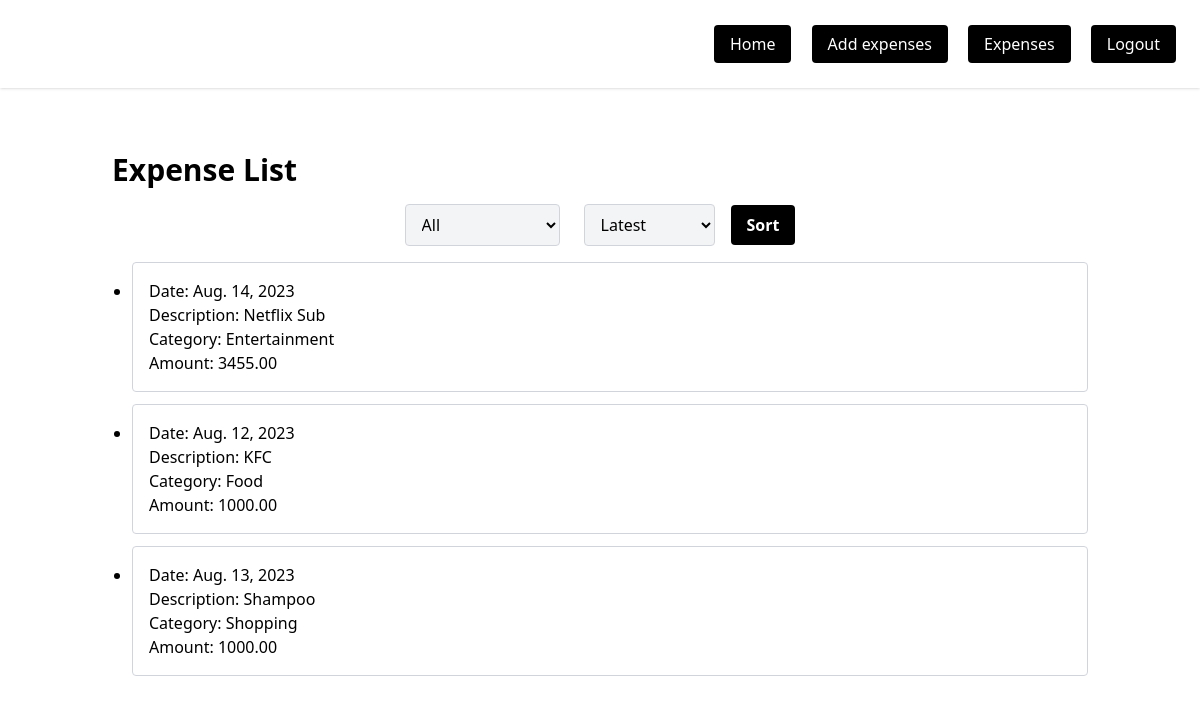
The page /expenses/list/ (signed in) on the database its author committed.
### expenses/models.py (models this page shows)
class Expense(models.Model):
    amount = models.DecimalField(max_digits=10, decimal_places=2)
    date = models.DateField()
    description = models.CharField(max_length=255)
    category = models.ForeignKey(Category, on_delete=models.CASCADE)
    user = models.ForeignKey(User, on_delete=models.CASCADE)

class Category(models.Model):
    name = models.CharField(max_length=50)
    def __str__(self):
        return self.name

### expenses/views.py (the view)
# urls.py: path('list/', views.list_expenses, name='list_expenses'),
def list_expenses(request):
    category = request.GET.get('category')
    date = request.GET.get('date')
    expenses = Expense.objects.filter(user=request.user)
    if category == 'others':
        expenses = expenses.exclude(category__name__in=['Food', 'Shopping'])
    elif category:
        expenses = expenses.filter(category__name=category)
    if date == 'latest':
        expenses = expenses.order_by('-date')
    elif date == 'earliest':
        expenses = expenses.order_by('date')
    elif date == 'this_week':
        one_week_ago = timezone.now() - timedelta(days=7)
        expenses = expenses.filter(date__gte=one_week_ago)
    elif date == 'this_month':
        now = timezone.now()
        expenses = expenses.filter(date__year=now.year, date__month=now.month)
    categories = Category.objects.all()
    return render(request, 'expenses/expense_list.html', {'expenses': expenses, 'categories': categories})

### expenses/templates/expenses/expense_list.html (shortened to what this page needs)
{% extends 'expenses/base.html' %}
{% block content %}
<div class="container mx-auto p-6 mt-10">
    <h1 class="text-3xl font-bold mb-4">Expense List</h1>
    <form method="get" class="flex flex-row md:flex-row items-center justify-center space-x-4 mb-4">
        <select name="category" class="bg-gray-100 border border-gray-300 rounded px-3 py-2 mr-2 mb-2 md:mb-0">
       <option value="">All</option>
    </select>
    <select name="date" class="bg-gray-100 border border-gray-300 rounded px-3 py-2 mr-2 mb-2 md:mb-0">
        <option value="latest">Latest</option>
    </select>
        <input type="submit" value="Sort" class="bg-black hover:bg-gray-500 text-white font-bold py-2 px-4 rounded">
    </form>
    <ul class="list-disc ml-5">
      {% for expense in expenses %}
        <li class="border border-gray-300 rounded p-4 mb-3">
          <p class="font-medium">Date: {{ expense.date }}</p>
          <p>Description: {{ expense.description }}</p>
          <p>Category: {{ expense.category }}</p>
          <p>Amount: {{ expense.amount }}</p>
        </li>
      {% endfor %}
    </ul>
</div>
{% endblock %}

### rows shown on the page
Expense: date "Aug. 14, 2023", description "Netflix Sub", category "Entertainment", amount "3455.00"
Expense: date "Aug. 12, 2023", description "KFC", category "Food", amount "1000.00"
Expense: date "Aug. 13, 2023", description "Shampoo", category "Shopping", amount "1000.00"
